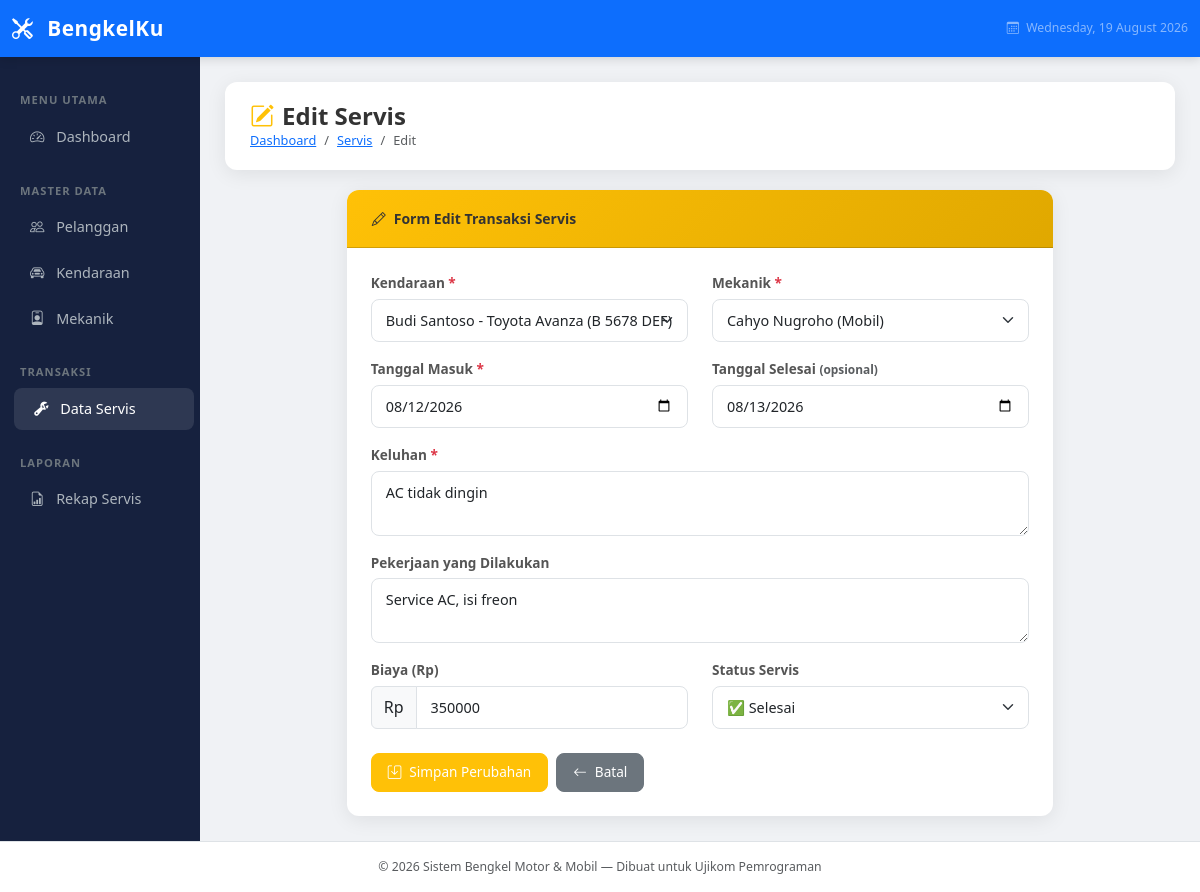
The page /servis/edit.php?id=2 on the database its author committed.
### tables this page shows
CREATE TABLE IF NOT EXISTS servis (
    id INT AUTO_INCREMENT PRIMARY KEY,
    id_kendaraan INT NOT NULL,
    id_mekanik INT NOT NULL,
    tanggal_masuk DATE NOT NULL,
    tanggal_selesai DATE,
    keluhan TEXT NOT NULL,
    pekerjaan TEXT,
    biaya DECIMAL(12, 0) DEFAULT 0,
    status ENUM('Proses', 'Selesai') NOT NULL DEFAULT 'Proses',
    created_at TIMESTAMP DEFAULT CURRENT_TIMESTAMP,
    FOREIGN KEY (id_kendaraan) REFERENCES kendaraan(id) ON DELETE CASCADE,
    FOREIGN KEY (id_mekanik) REFERENCES mekanik(id) ON DELETE CASCADE
);

CREATE TABLE IF NOT EXISTS kendaraan (
    id INT AUTO_INCREMENT PRIMARY KEY,
    id_pelanggan INT NOT NULL,
    jenis ENUM('Motor', 'Mobil') NOT NULL,
    merk VARCHAR(50) NOT NULL,
    model VARCHAR(50) NOT NULL,
    plat_nomor VARCHAR(15) NOT NULL,
    tahun YEAR NOT NULL,
    FOREIGN KEY (id_pelanggan) REFERENCES pelanggan(id) ON DELETE CASCADE
);

CREATE TABLE IF NOT EXISTS pelanggan (
    id INT AUTO_INCREMENT PRIMARY KEY,
    nama VARCHAR(100) NOT NULL,
    telepon VARCHAR(15) NOT NULL,
    alamat TEXT,
    created_at TIMESTAMP DEFAULT CURRENT_TIMESTAMP
);

CREATE TABLE IF NOT EXISTS mekanik (
    id INT AUTO_INCREMENT PRIMARY KEY,
    nama VARCHAR(100) NOT NULL,
    telepon VARCHAR(15) NOT NULL,
    spesialisasi ENUM('Motor', 'Mobil', 'Keduanya') NOT NULL DEFAULT 'Keduanya',
    created_at TIMESTAMP DEFAULT CURRENT_TIMESTAMP
);

### servis/edit.php (the view, shortened to what this page needs)
<?php
require_once '../config/database.php';
$id    = $_GET['id'] ?? 0;
$result = mysqli_query($conn, "SELECT * FROM servis WHERE id = $id");
$data = mysqli_fetch_assoc($result);
$kendaraan_list = mysqli_query($conn, "SELECT k.id, k.merk, k.model, k.plat_nomor, p.nama AS nama_pelanggan
                                       FROM kendaraan k
                                       JOIN pelanggan p ON k.id_pelanggan = p.id
                                       ORDER BY p.nama ASC");
$mekanik_list = mysqli_query($conn, "SELECT id, nama, spesialisasi FROM mekanik ORDER BY nama ASC");
require_once '../includes/header.php';
?>
<div class="page-header">
    <div>
        <h4><i class="bi bi-pencil-square me-2 text-warning"></i>Edit Servis</h4>
        <nav aria-label="breadcrumb">
            <ol class="breadcrumb">
                <li class="breadcrumb-item"><a href="../index.php">Dashboard</a></li>
                <li class="breadcrumb-item"><a href="index.php">Servis</a></li>
                <li class="breadcrumb-item active">Edit</li>
            </ol>
        </nav>
    </div>
</div>
<div class="row justify-content-center">
    <div class="col-md-9">
        <div class="card form-card">
            <div class="card-header" style="background: linear-gradient(135deg, #ffc107, #e0a800); color:#333">
                <i class="bi bi-pencil me-2"></i>Form Edit Transaksi Servis
            </div>
            <div class="card-body p-4">
                <form method="POST" action="">
                    <div class="row">
                        <div class="col-md-6 mb-3">
                            <label for="id_kendaraan" class="form-label">Kendaraan <span class="text-danger">*</span></label>
                            <select class="form-select" id="id_kendaraan" name="id_kendaraan" required>
                                <?php
                                $cur_kendaraan = isset($_POST['id_kendaraan']) ? $_POST['id_kendaraan'] : $data['id_kendaraan'];
                                while ($k = mysqli_fetch_assoc($kendaraan_list)): ?>
                                <option value="<?= $k['id'] ?>" <?= ($cur_kendaraan == $k['id']) ? 'selected' : '' ?>>
                                    <?= htmlspecialchars($k['nama_pelanggan']) ?> -
                                </option>
                                <?php endwhile; ?>
                            </select>
                        </div>
                        <div class="col-md-6 mb-3">
                            <label for="id_mekanik" class="form-label">Mekanik <span class="text-danger">*</span></label>
                            <select class="form-select" id="id_mekanik" name="id_mekanik" required>
                                <?php
                                $cur_mekanik = isset($_POST['id_mekanik']) ? $_POST['id_mekanik'] : $data['id_mekanik'];
                                while ($m = mysqli_fetch_assoc($mekanik_list)): ?>
                                <option value="<?= $m['id'] ?>" <?= ($cur_mekanik == $m['id']) ? 'selected' : '' ?>>
                                    <?= htmlspecialchars($m['nama']) ?> (<?= $m['spesialisasi'] ?>)
                                </option>
                                <?php endwhile; ?>
                            </select>
                        </div>
                    </div>
                    <div class="row">
                        <div class="col-md-6 mb-3">
                            <label for="tanggal_masuk" class="form-label">Tanggal Masuk <span class="text-danger">*</span></label>
                            <?php $cur_masuk = isset($_POST['tanggal_masuk']) ? $_POST['tanggal_masuk'] : $data['tanggal_masuk']; ?>
                            <input type="date" class="form-control" id="tanggal_masuk" name="tanggal_masuk"
                                   value="<?= $cur_masuk ?>" required>
                        </div>
                        <div class="col-md-6 mb-3">
                            <label for="tanggal_selesai" class="form-label">Tanggal Selesai <small class="text-muted">(opsional)</small></label>
                            <?php $cur_selesai = isset($_POST['tanggal_selesai']) ? $_POST['tanggal_selesai'] : $data['tanggal_selesai']; ?>
                            <input type="date" class="form-control" id="tanggal_selesai" name="tanggal_selesai"
                                   value="<?= $cur_selesai ?>">
                        </div>
                    </div>
                    <div class="mb-3">
                        <label for="keluhan" class="form-label">Keluhan <span class="text-danger">*</span></label>
                        <textarea class="form-control" id="keluhan" name="keluhan" rows="2" required><?= htmlspecialchars(isset($_POST['keluhan']) ? $_POST['keluhan'] : $data['keluhan']) ?></textarea>
                    </div>
                    <div class="mb-3">
                        <label for="pekerjaan" class="form-label">Pekerjaan yang Dilakukan</label>
                        <textarea class="form-control" id="pekerjaan" name="pekerjaan" rows="2"><?= htmlspecialchars(isset($_POST['pekerjaan']) ? $_POST['pekerjaan'] : $data['pekerjaan']) ?></textarea>
                    </div>
                    <div class="row">
                        <div class="col-md-6 mb-3">
                            <label for="biaya" class="form-label">Biaya (Rp)</label>
                            <div class="input-group">
                                <span class="input-group-text">Rp</span>
                                <input type="number" class="form-control" id="biaya" name="biaya"
                                       min="0"
                                       value="<?= htmlspecialchars(isset($_POST['biaya']) ? $_POST['biaya'] : $data['biaya']) ?>">
                            </div>
                        </div>
                        <div class="col-md-6 mb-3">
                            <label for="status" class="form-label">Status Servis</label>
                            <?php $cur_status = isset($_POST['status']) ? $_POST['status'] : $data['status']; ?>
                            <select class="form-select" id="status" name="status">
                                <option value="Selesai" <?= $cur_status == 'Selesai' ? 'selected' : '' ?>>✅ Selesai</option>
                            </select>
                        </div>
                    </div>
                    <div class="d-flex gap-2 mt-2">
                        <button type="submit" class="btn btn-warning text-white">
                            <i class="bi bi-save me-2"></i>Simpan Perubahan
                        </button>
                        <a href="index.php" class="btn btn-secondary">
                            <i class="bi bi-arrow-left me-2"></i>Batal
                        </a>
                    </div>
                </form>
            </div>
        </div>
    </div>
</div>
<?php require_once '../includes/footer.php'; ?>

### assets/css/style.css (style rules this page uses)
:root { --primary: #0d6efd; --success: #198754; --warning: #ffc107; --danger: #dc3545; --dark: #1a1a2e; --sidebar-bg: #16213e; --card-shadow: 0 4px 20px rgba(0, 0, 0, 0.08); }
body { background-color: #f0f2f5; font-family: 'Segoe UI', Tahoma, Geneva, Verdana, sans-serif; font-size: 14px; }
.page-header { background: white; border-radius: 12px; padding: 20px 25px; margin-bottom: 20px; box-shadow: var(--card-shadow); display: flex; align-items: center; justify-content: space-between; }
.page-header h4 { margin: 0; font-weight: 700; color: #333; }
.page-header .breadcrumb { margin: 0; background: none; padding: 0; font-size: 0.8rem; }
.form-card { border: none; border-radius: 12px; box-shadow: var(--card-shadow); }
.form-card .card-header { background: linear-gradient(135deg, #0d6efd, #0056b3); color: white; border-radius: 12px 12px 0 0 !important; padding: 18px 25px; font-weight: 600; }
.form-label { font-weight: 600; font-size: 0.85rem; color: #555; margin-bottom: 5px; }
.form-control, .form-select { border-radius: 8px; border: 1.5px solid #dee2e6; padding: 10px 14px; font-size: 0.9rem; transition: border-color 0.2s, box-shadow 0.2s; }
.btn { border-radius: 8px; font-size: 0.85rem; font-weight: 500; padding: 8px 16px; transition: all 0.2s ease; }

### rows shown on the page
servis: id_kendaraan "Budi Santoso - Toyota Avanza (B 5678 DEF)", id_mekanik "Cahyo Nugroho (Mobil)", tanggal_masuk "08/12/2026", tanggal_selesai "08/13/2026", keluhan "AC tidak dingin", pekerjaan "Service AC, isi freon", biaya "350000", status "✅ Selesai"
